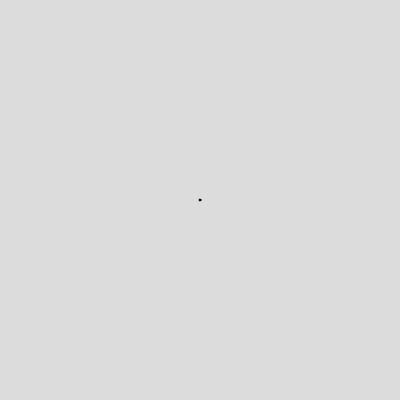
Frame 1 (no input)
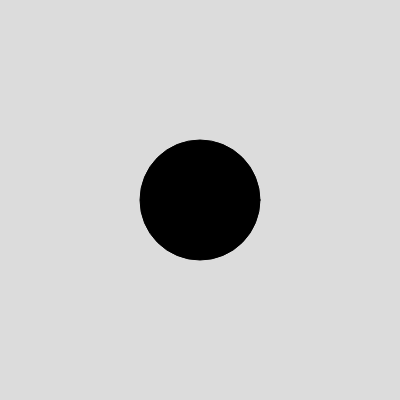
Frame 60 (no input)
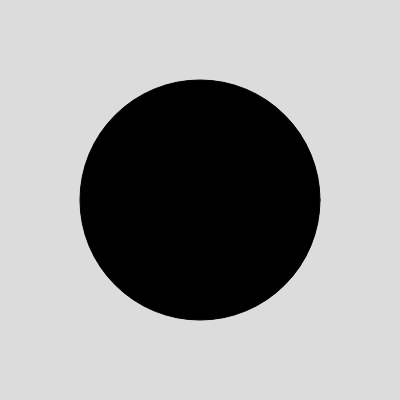
Frame 120 (the mouse pressed at the canvas centre since frame 60)

The p5.js sketch that drew these frames (run headless with seeded random() and noise() and a simulated clock; from frame 60 on, the mouse is pressed at the canvas centre):

// p5.js sketch
// ── sketch.js
function setup() {
  createCanvas(400, 400);
}

let x=0;
function draw() {
  background(220);
  fill(0)
  if (x>=width) {
    x=0
  }
  circle(width/2,height/2,x+=2,20)
}
